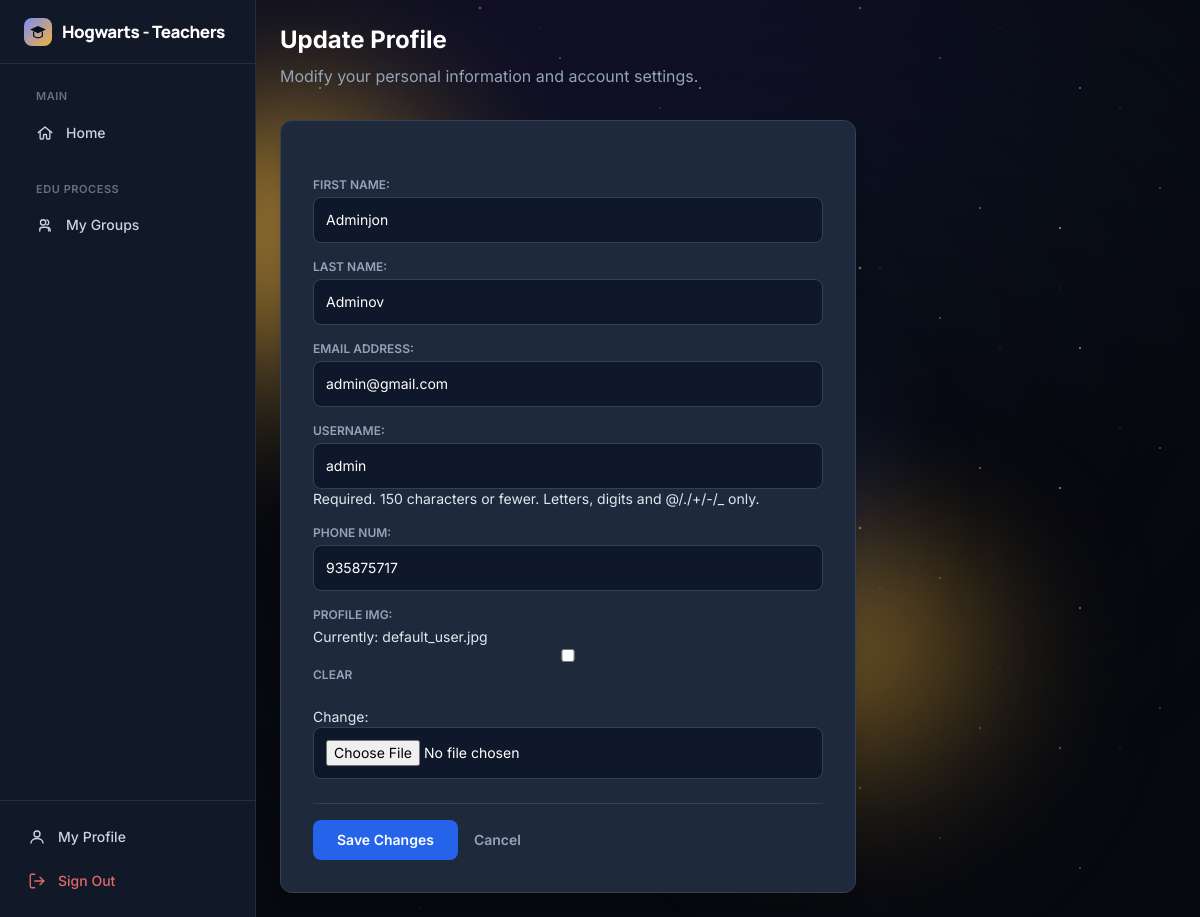
The app's page /update-me (signed in) with its own data.
### home/models.py (models this page shows)
class CustomUser(AbstractUser):
    ROLE_CHOICES = (
        ('MANAGER', 'Manager'),
        ('TEACHER', 'Teacher'),
        ('STUDENT', 'Student'),
    )
    role = models.CharField(max_length=10, choices=ROLE_CHOICES, default='STUDENT')
    phone_num = models.CharField(max_length=12, blank=True, null=True)
    profile_img = models.ImageField(upload_to='avtrs/', default='default_user.jpg', blank=True)

### home/views.py (the view, shortened to what this page needs)
# urls.py: path('update-me', UpdateMeView.as_view(), name='update-me'),
class UpdateMeView(LoginRequiredMixin, View):
    def get(self, request):
        form = UpdateMeForm(instance=request.user)
        if request.user.role == 'TEACHER':
            template_name = 'tr-base.html'
        elif request.user.role == 'MANAGER':
            template_name = 'tr-base.html'
        else:
            template_name = 'st-base.html'
        return render(request, 'utils/update-me.html', {'form': form, 'template_name': template_name})

### home/forms.py
class UpdateMeForm(forms.ModelForm):
    class Meta:
        model = CustomUser
        fields = ['first_name', 'last_name', 'email', 'username', 'phone_num', 'profile_img']

### templates/utils/update-me.html (shortened to what this page needs)
{% extends template_name %}
{% block content %}
<div class="mb-8">
    <h1 class="text-2xl font-bold text-white mb-2">Update Profile</h1>
    <p class="text-slate-400">Modify your personal information and account settings.</p>
</div>
<div class="max-w-xl">
    <div class="bg-slate-800 border border-slate-700 rounded-xl p-8 shadow-lg">
        <form method="POST" enctype="multipart/form-data" class="space-y-6">
            <div class="text-slate-200 text-sm space-y-4 [&>p>label]:block [&>p>label]:text-xs [&>p>label]:text-slate-400 [&>p>label]:uppercase [&>p>label]:font-semibold [&>p>label]:mb-1 [&>p>input]:w-full [&>p>input]:bg-slate-900 [&>p>input]:border [&>p>input]:border-slate-700 [&>p>input]:rounded-lg [&>p>input]:p-3 [&>p>input]:text-white">
                {{ form.as_p }}
            </div>
            <div class="flex items-center gap-4 pt-4 border-t border-slate-700">
                <button type="submit" class="bg-blue-600 hover:bg-blue-500 text-white px-6 py-2.5 rounded-lg text-sm font-semibold transition-all">
                    Save Changes
                </button>
                <a href="{% url 'my-profile' %}" class="text-slate-400 hover:text-white text-sm font-semibold transition">
                    Cancel
                </a>
            </div>
        </form>
    </div>
</div>
{% endblock %}

### templates/tr-base.html (style rules this page uses)
html, body { font-family: 'Inter', sans-serif; }

### records on screen
CustomUser: first_name "Adminjon", last_name "Adminov", email "admin@gmail.com", username "admin", phone_num "935875717"
